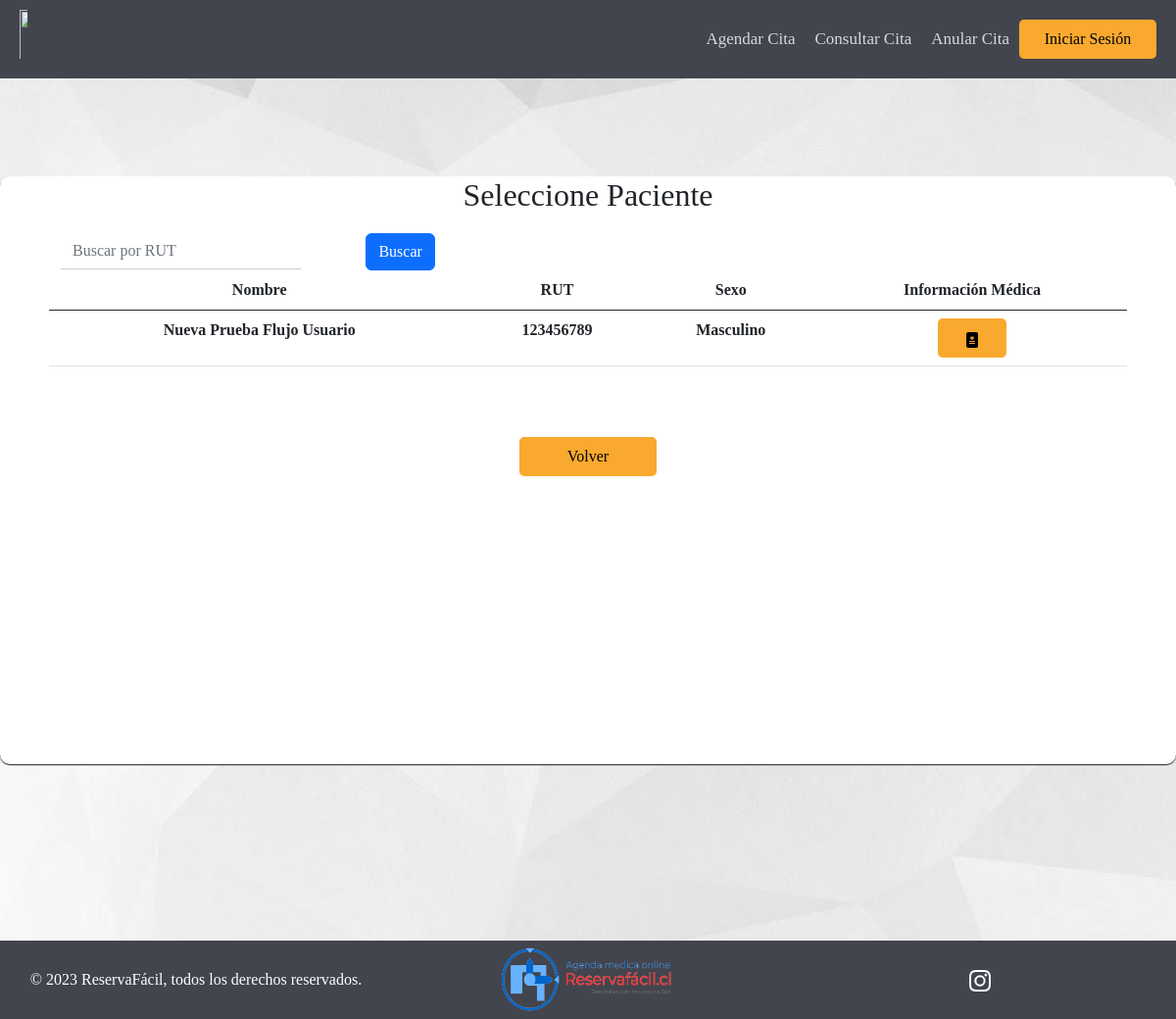
/pacientes_fichas_medicas/, run on the app's committed database.
### AppReservaFacil/models.py (models this page shows, shortened)
class Paciente(models.Model):
    ID_Paciente = models.IntegerField(primary_key=True, unique=True)
    Nombre_Paciente = models.CharField(max_length = 256)
    Rut = models.CharField(max_length=9, null = True)
    Sexo = models.CharField(SEXO_CHOICES, max_length=9, null = True)
    Fecha_de_nacimiento_P = models.DateField(null = True)
    Direccion_P = models.CharField(max_length=256, null = True)
    Telefono_P = models.CharField(max_length=9, null = True)
    Usuario_P = models.ForeignKey(User, null=True, on_delete=models.RESTRICT)
    Primer_Login = models.BooleanField(default=True)
    class Meta:
        verbose_name = 'Paciente'
        verbose_name_plural = 'Pacientes'

### AppReservaFacil/views.py (the view)
# urls.py: path('pacientes_fichas_medicas/', views.pacientes_fichas_medicas, name = 'pacientes_fichas_medicas'),
def pacientes_fichas_medicas(request):
    if request.method == 'POST':
        print("Manolo Print")
        if 'doc_pac' in request.POST:
            nom_pac = request.POST.get('doc_pac')
            url = reverse('filtro_ficha_medica') + '?nom_pac={}'.format(nom_pac)
            return redirect(url)
        elif 'buscar-btn' in request.POST:
            print("Manolo buscar-btn")
            rut = request.POST.get('buscar-input')
            Pacientes = Paciente.objects.filter(Rut__icontains=rut)
    else:
        print("Manolo Else")
        Pacientes = Paciente.objects.all()
    contexto = {'Pacientes':Pacientes}
    return render(request, "Especialistas/pacientes_fichas_medicas.html", contexto)

### AppReservaFacil/templatetags/auth_extras.py (called while the page is built)
@register.filter(name='has_group')
def has_group(user, group_name):
    group = Group.objects.get(name=group_name)
    return True if group in user.groups.all() else False

### AppReservaFacil/templates/Especialistas/pacientes_fichas_medicas.html (shortened to what this page needs)
{% extends "../Clientes/index.html" %}
{% block footer %}
  <div class="div-mediano">
        <h2 id="titulo-inicio-sesion">Seleccione Paciente</h2>
        <div class="row row-margin table-responsive">
            <table class="table table-hover table-pagination">
                <thead>
                    <tr>
                        <div class="row">
                            <div class="col-md-3">
                                <form method="post">
                                    <div class="form-group">
                                        <input type="text" class="form-control" id="buscar-input" name="buscar-input" placeholder="Buscar por RUT">
                                      </div>
                                    </div>
                                    <div class="col-md-2">
                                    <button type="submit" class="btn btn-primary" id="buscar-btn" name="buscar-btn">Buscar</button>
                            </div>
                        </div>
                        <th>Nombre</th>
                        <th class="rut">RUT</th>
                        <th>Sexo</th>
                        <th>Información Médica</th>
                    </tr>
                </thead>
                {% if Pacientes %}
                <tbody>
                        {% for Pac in Pacientes %}
                        <tr>
                            <th>{{Pac.Nombre_Paciente}}</th>
                            <th class="rut">{{Pac.Rut}}</th>
                            <th>{{Pac.Sexo}}</th>
                            <th>
                              <form method="post" >
                                <button class="btn-naranja-pequeno" type="submit" name="doc_pac" value="{{Pac.Nombre_Paciente}}" id="doc_pac" >
                                </button>
                            </th>
                        </tr>
                        {% endfor %}
                </tbody>
                {%else%}
                <tbody>
                        <tr>
                            <td colspan="5" style="text-align: center">No hay pacientes en el sistema</td>
                        </tr>
                    </tbody>
                {% endif %}
            </table>
            </div>
            <button type="button" class="btn-naranja-mediano row-margin"><a href="{{ request.META.HTTP_REFERER }}">Volver</a></button>
        </div>
{% endblock %}

### AppReservaFacil/static/Clientes/css.css (style rules this page uses)
html { height: 100%; }
* { margin: 0; padding: 0; box-sizing: border-box; font-family: 'Poppins','sans-serif'; }
.btn-naranja-pequeno { height: 40px; width: 70px; background-color: #FAA92F; border-style: none; border-radius: 5px; margin: auto; }
.btn-naranja-mediano { height: 40px; width: 140px; background-color: #FAA92F; border-style: none; border-radius: 5px; margin: auto; }
.btn-naranja-mediano a { text-decoration: none; color: #000000; }
body { margin: auto; background-image:url("background.jpg"); background-repeat: no-repeat; height: 100%; }
.row-margin { margin-left: 50px !important; margin-right: 50px !important; margin-top: 20px !important; margin-bottom: 20px !important; }
.form-control { border: none !important; border-bottom: 1px solid #ccc !important; border-radius: 0 !important; }
.div-mediano { height: 600px; width: 1200px; background-color: #ffffff; text-align: center; border-radius: 10px; box-shadow: 0px 1px 1px; }

### data on the page
Paciente: Nombre_Paciente "Nueva Prueba Flujo Usuario", Rut "123456789", Sexo "Masculino"
